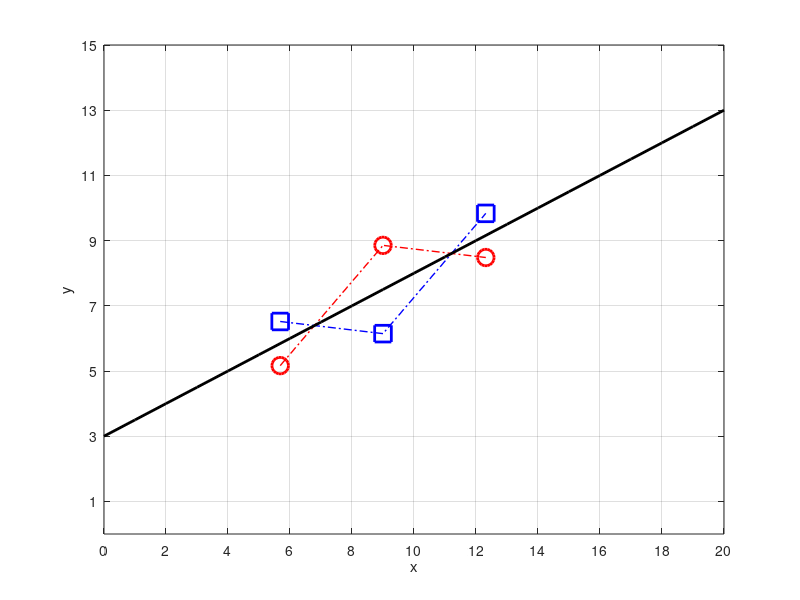

This figure's MATLAB source:
% 
% AUTHOR: Albert S. Kim
% Email: albertsk@hawaii.edu
% Affiliation: Civil and Environmental Engineering, Unviersity of Hawaii at Manoa
% DATE: 2021-07-24T22:30:48 HST 
% PURPOSE: As a part of paper entitled "Inverse Sampling of Degenerate Datasets from a Linear Regression Line"
%          submitted to Journal of American Statistical Association 
% FILENAME: threePointsLR.m
% 
clear all; close all 
% 
xbar    =  9               ;
xvar    = 11               ;
dx1     = - sqrt(xvar)     ; 
dx2     = 0                ; 
dx3     = - dx1            ; 

x1 	= xbar +  dx1   ;
x2 	= xbar +  dx2   ;
x3 	= xbar +  dx3   ;

beta1   = 0.5                   ;
yvar    = 4.125                 ;
B1      = beta1 * xvar / dx3 ;
X       = [x1 x2 x3]            ;
ysign   = -1                    ; 
figure(1)
for i = -1:2:1
    ysign = i                                           ; 
    dy2 = ysign * 2/sqrt(3) * sqrt(yvar - B1^2)         ;
    dy1 = - dy2/2.0 - B1                                ;
    dy3 = - dy2/2.0 + B1                                ;
    ybar = 7.5                  ;
    y1 = dy1 + ybar             ;
    y2 = dy2 + ybar             ;
    y3 = dy3 + ybar             ;
    Y = [ y1 y2 y3]             ;
    if ( i < 0 )
        plot(X,Y,"sb",'MarkerSize',12,'LineWidth',2)    ; hold on 
        plot(X,Y,"-.b",'LineWidth',1)                   ; hold on 
    else
        plot(X,Y,"or",'MarkerSize',12,'LineWidth',2)    ; hold on
        plot(X,Y,"-.r",'LineWidth',1)                   ; hold on
    end 
end

xfit    = 0:20                          ;
yfit    = 3 + 0.5 * xfit                ;
plot(xfit,yfit,"-k",'LineWidth',2)      ;

axis ([0 20 0 15])      ;
xlabel("x")             ;
ylabel("y")             ;
xticks([0:2:20])        ;
yticks([1:2:15])        ; 
grid on;





